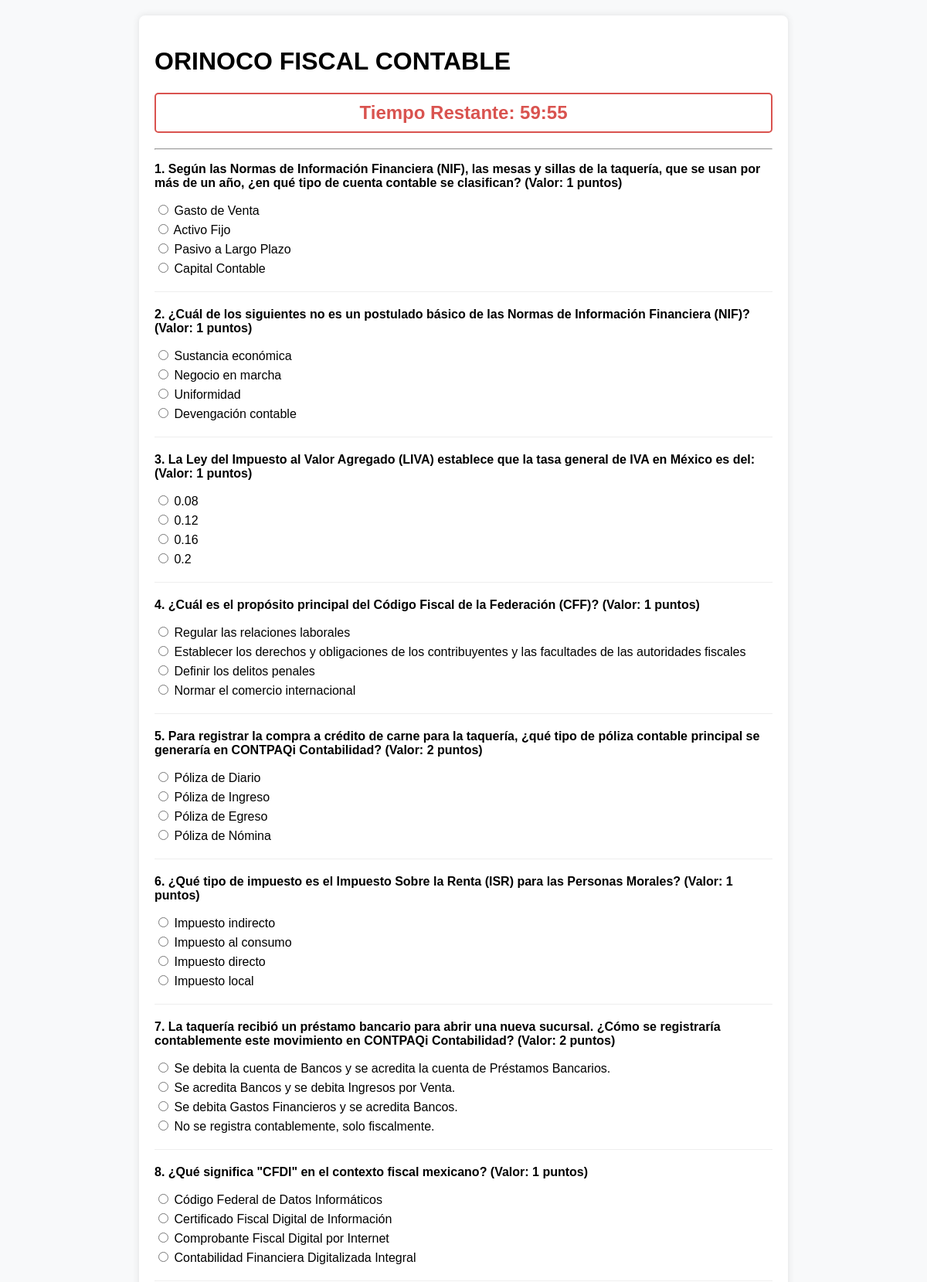
Screenshot of /evaluacion/tomar/3/ (signed in, upper part) with the database file from the repository.
### contabilidad/models.py (models this page shows, shortened)
class Cuestionario(models.Model):
    titulo = models.CharField(max_length=200)
    descripcion = models.TextField(blank=True, null=True)
    tiempo_limite_minutos = models.PositiveIntegerField(default=10, help_text="Tiempo límite en minutos para completar el cuestionario.")

class Pregunta(models.Model):
    cuestionario = models.ForeignKey(Cuestionario, related_name='preguntas', on_delete=models.CASCADE)
    texto = models.CharField(max_length=500)
    valor = models.PositiveIntegerField(default=1, help_text="Puntos que vale esta pregunta.")

class Opcion(models.Model):
    pregunta = models.ForeignKey(Pregunta, related_name='opciones', on_delete=models.CASCADE)
    texto = models.CharField(max_length=200)
    es_correcta = models.BooleanField(default=False)

### contabilidad/views.py (the view, shortened to what this page needs)
# urls.py: path('evaluacion/tomar/<int:cuestionario_id>/', views.tomar_evaluacion_view, name='tomar_evaluacion'),
@login_required(login_url='login')
def tomar_evaluacion_view(request, cuestionario_id):
    cuestionario = get_object_or_404(Cuestionario.objects.prefetch_related('preguntas__opciones'), id=cuestionario_id)
    hoy = timezone.now().date()
    intentos_hoy = ResultadoCuestionario.objects.filter(usuario=request.user, cuestionario=cuestionario, fecha_inicio__date=hoy).exists()
    if intentos_hoy:
        return render(request, 'evaluacion_bloqueada.html')
    contexto = { 'cuestionario': cuestionario }
    return render(request, 'tomar_evaluacion.html', contexto)

### contabilidad/templates/tomar_evaluacion.html (shortened to what this page needs)
<!DOCTYPE html>
<html lang="es">
<head>
</head>
<body>
    <div class="container">
        <h1>{{ cuestionario.titulo }}</h1>
        <div id="timer" class="timer">Tiempo Restante: {{ cuestionario.tiempo_limite_minutos }}:00</div>
        <hr>
        <form id="quizForm" method="post" action="{% url 'tomar_evaluacion' cuestionario.id %}">
            {% for pregunta in cuestionario.preguntas.all %}
                <div class="pregunta">
                    <p>{{ forloop.counter }}. {{ pregunta.texto }} (Valor: {{ pregunta.valor }} puntos)</p>
                    <div class="opciones">
                        {% for opcion in pregunta.opciones.all %}
                            <label>
                                <input type="radio" name="pregunta_{{ pregunta.id }}" value="{{ opcion.id }}">
                                {{ opcion.texto }}
                            </label>
                        {% endfor %}
                    </div>
                </div>
            {% endfor %}
        </form>
    </div>
</body>
</html>

### contabilidad/templates/tomar_evaluacion.html (style rules this page uses)
body { font-family: sans-serif; margin: 20px; background-color: #f8f9fa; }
.container { max-width: 800px; margin: auto; background-color: white; padding: 20px; border-radius: 8px; box-shadow: 0 0 10px rgba(0,0,0,0.1); }
.timer { text-align: center; font-size: 1.5em; font-weight: bold; color: #d9534f; border: 2px solid #d9534f; padding: 10px; border-radius: 5px; margin-bottom: 20px; }
.pregunta { margin-bottom: 20px; border-bottom: 1px solid #eee; padding-bottom: 15px; }
.pregunta p { font-weight: bold; }
.opciones label { display: block; margin: 5px 0; }

### rows the page displays
Cuestionario: titulo "ORINOCO FISCAL CONTABLE"
Pregunta: texto "Según las Normas de Información Financiera (NIF), las mesas y sillas de la taquería, que se usan por más de un año, ¿en qué tipo de cuenta contable se clasifican?", valor "1"
Opcion: texto "Gasto de Venta"
Opcion: texto "Activo Fijo"
Opcion: texto "Pasivo a Largo Plazo"
Opcion: texto "Capital Contable"
Pregunta: texto "¿Cuál de los siguientes no es un postulado básico de las Normas de Información Financiera (NIF)?", valor "1"
Opcion: texto "Sustancia económica"
Opcion: texto "Negocio en marcha"
Opcion: texto "Uniformidad"
Opcion: texto "Devengación contable"
Pregunta: texto "La Ley del Impuesto al Valor Agregado (LIVA) establece que la tasa general de IVA en México es del:", valor "1"
Opcion: texto "0.08"
Opcion: texto "0.12"
Opcion: texto "0.16"
Opcion: texto "0.2"
Pregunta: texto "¿Cuál es el propósito principal del Código Fiscal de la Federación (CFF)?", valor "1"
Opcion: texto "Regular las relaciones laborales"
Opcion: texto "Establecer los derechos y obligaciones de los contribuyentes y las facultades de las autoridades fiscales"
Opcion: texto "Definir los delitos penales"
Opcion: texto "Normar el comercio internacional"
Pregunta: texto "Para registrar la compra a crédito de carne para la taquería, ¿qué tipo de póliza contable principal se generaría en CONTPAQi Contabilidad?", valor "2"
Opcion: texto "Póliza de Diario"
Opcion: texto "Póliza de Ingreso"
Opcion: texto "Póliza de Egreso"
Opcion: texto "Póliza de Nómina"
Pregunta: texto "¿Qué tipo de impuesto es el Impuesto Sobre la Renta (ISR) para las Personas Morales?", valor "1"
Opcion: texto "Impuesto indirecto"
Opcion: texto "Impuesto al consumo"
Opcion: texto "Impuesto directo"
Opcion: texto "Impuesto local"
Pregunta: texto "La taquería recibió un préstamo bancario para abrir una nueva sucursal. ¿Cómo se registraría contablemente este movimiento en CONTPAQi Contabilidad?", valor "2"
Opcion: texto "Se debita la cuenta de Bancos y se acredita la cuenta de Préstamos Bancarios."
Opcion: texto "Se acredita Bancos y se debita Ingresos por Venta."
Opcion: texto "Se debita Gastos Financieros y se acredita Bancos."
Opcion: texto "No se registra contablemente, solo fiscalmente."
Pregunta: texto "¿Qué significa \"CFDI\" en el contexto fiscal mexicano?", valor "1"
Opcion: texto "Código Federal de Datos Informáticos"
Opcion: texto "Certificado Fiscal Digital de Información"
Opcion: texto "Comprobante Fiscal Digital por Internet"
Opcion: texto "Contabilidad Financiera Digitalizada Integral"
